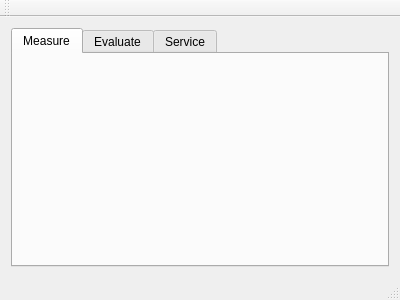
<?xml version="1.0" encoding="UTF-8"?>
<ui version="4.0">
 <class>MainWindow</class>
 <widget class="QMainWindow" name="MainWindow">
  <property name="geometry">
   <rect>
    <x>0</x>
    <y>0</y>
    <width>400</width>
    <height>300</height>
   </rect>
  </property>
  <property name="windowTitle">
   <string>MuellerMatrixPolarimeter</string>
  </property>
  <widget class="QWidget" name="centralWidget">
   <layout class="QGridLayout" name="gridLayout_2">
    <item row="0" column="0">
     <widget class="QTabWidget" name="tabWidget">
      <property name="focusPolicy">
       <enum>Qt::NoFocus</enum>
      </property>
      <property name="currentIndex">
       <number>0</number>
      </property>
      <widget class="QWidget" name="measureTab">
       <attribute name="title">
        <string>Measure</string>
       </attribute>
       <layout class="QGridLayout" name="gridLayout_4">
        <item row="0" column="0">
         <widget class="MeasurementForm" name="measureWidget" native="true"/>
        </item>
       </layout>
      </widget>
      <widget class="QWidget" name="evaluateTab">
       <attribute name="title">
        <string>Evaluate</string>
       </attribute>
       <layout class="QGridLayout" name="gridLayout_3">
        <item row="0" column="0">
         <widget class="EvaluateForm" name="evaluateWidget" native="true"/>
        </item>
       </layout>
      </widget>
      <widget class="QWidget" name="tab">
       <attribute name="title">
        <string>Service</string>
       </attribute>
       <layout class="QGridLayout" name="gridLayout_5">
        <item row="0" column="0">
         <widget class="ServiceForm" name="serviceWidget" native="true"/>
        </item>
       </layout>
      </widget>
     </widget>
    </item>
   </layout>
  </widget>
  <widget class="QMenuBar" name="menuBar">
   <property name="geometry">
    <rect>
     <x>0</x>
     <y>0</y>
     <width>400</width>
     <height>25</height>
    </rect>
   </property>
  </widget>
  <widget class="QToolBar" name="mainToolBar">
   <property name="allowedAreas">
    <set>Qt::TopToolBarArea</set>
   </property>
   <property name="toolButtonStyle">
    <enum>Qt::ToolButtonTextOnly</enum>
   </property>
   <attribute name="toolBarArea">
    <enum>TopToolBarArea</enum>
   </attribute>
   <attribute name="toolBarBreak">
    <bool>false</bool>
   </attribute>
  </widget>
  <widget class="QStatusBar" name="statusBar"/>
 </widget>
 <layoutdefault spacing="6" margin="11"/>
 <customwidgets>
  <customwidget>
   <class>ServiceForm</class>
   <extends>QWidget</extends>
   <header>serviceform.h</header>
   <container>1</container>
  </customwidget>
  <customwidget>
   <class>MeasurementForm</class>
   <extends>QWidget</extends>
   <header location="global">measurementform.h</header>
   <container>1</container>
  </customwidget>
  <customwidget>
   <class>EvaluateForm</class>
   <extends>QWidget</extends>
   <header location="global">evaluateform.h</header>
   <container>1</container>
  </customwidget>
 </customwidgets>
 <resources/>
 <connections/>
</ui>
